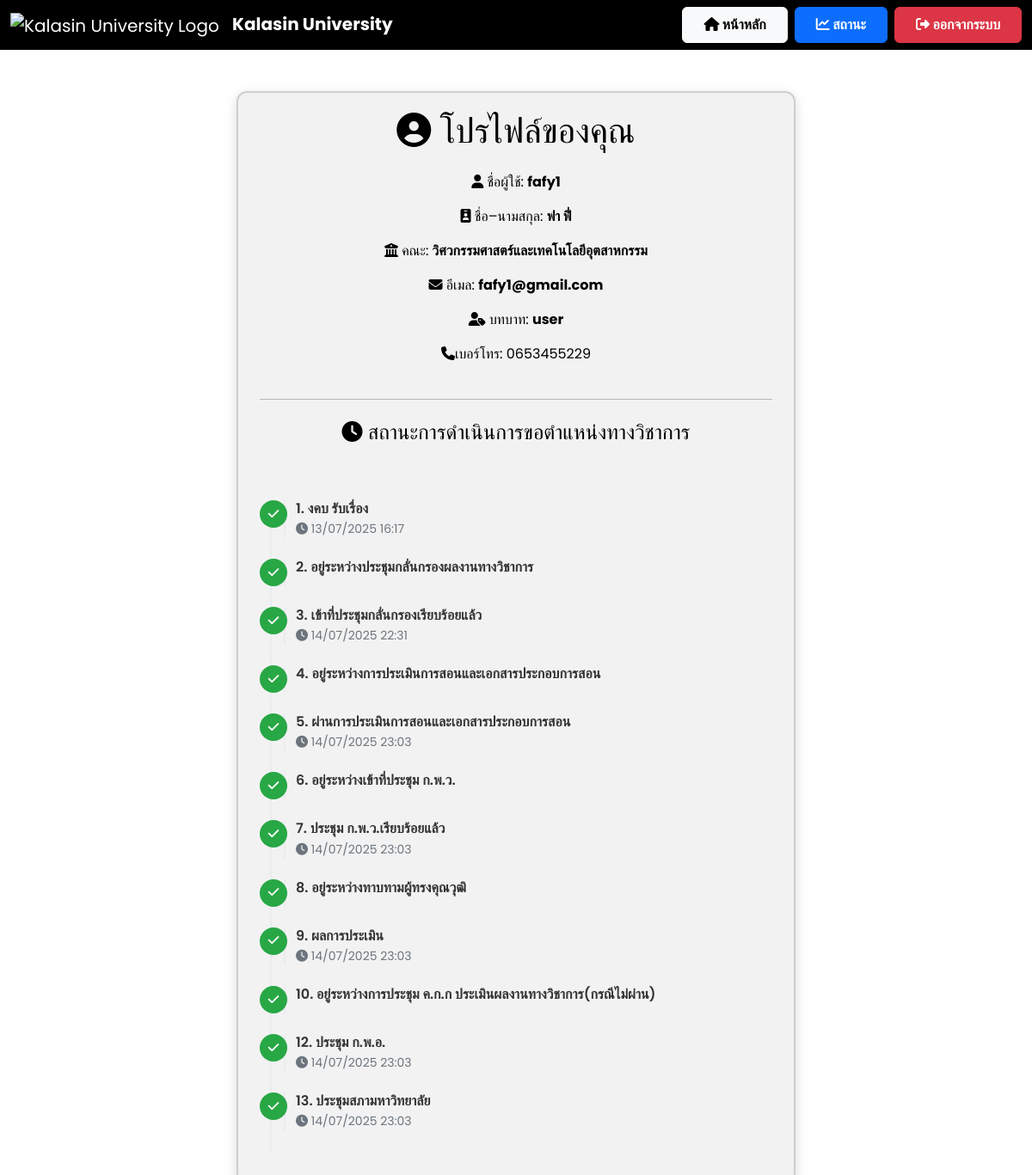
/status (signed in), run on the app's committed database.
### app.py (models this page shows)
class User(db.Model, UserMixin):
    __tablename__ = "user"
    id        = db.Column(db.Integer, primary_key=True)
    username  = db.Column(db.String(80),  unique=True, nullable=False)
    password  = db.Column(db.String(128), nullable=False)   # เก็บ hash ได้ยาว ๆ
    full_name = db.Column(db.String(150), nullable=False)
    first_name = db.Column(db.String(80))
    last_name  = db.Column(db.String(80))
    faculty    = db.Column(db.String(100), nullable=False)
    email      = db.Column(db.String(120), unique=True, nullable=False)
    role       = db.Column(db.String(20),  default="user")
    phone      = db.Column(db.String(20))   # 🆕 เพิ่มบรรทัดนี้
    requests = db.relationship(
        "AcademicRequest",
        backref="user",
        cascade="all, delete-orphan",
        lazy="dynamic"
    )
    workflow_steps = db.relationship(
        "WorkflowStep",
        backref="user",
        cascade="all, delete-orphan",
        lazy="dynamic"
    )

class WorkflowStep(db.Model):
    __tablename__ = "workflow_step"
    id        = db.Column(db.Integer, primary_key=True)
    user_id   = db.Column(
        db.Integer,
        db.ForeignKey("user.id", ondelete="CASCADE"),
        nullable=False
    )
    order_no  = db.Column(db.Integer)           # 1-13
    title     = db.Column(db.String(150))
    is_done   = db.Column(db.Boolean,  default=False)
    done_at   = db.Column(db.DateTime)
    comment   = db.Column(db.Text)
    is_visible = db.Column(db.Boolean, default=True)
    experts = db.relationship(
        "ExpertVote",
        backref="step",
        cascade="all, delete-orphan",
        lazy="dynamic"
    )

### app.py (the view)
@app.route('/status')
def status():
    user_id = session.get('user_id')
    if not user_id:
        return redirect(url_for('user_login'))
    user = User.query.get_or_404(user_id)
    ensure_workflow(user.id)
    recalc_after_vote(user.id)
    steps = (WorkflowStep.query
             .filter_by(user_id=user.id, is_visible=True)
             .order_by(WorkflowStep.order_no)
             .all())
    for st in steps:
        st.show_time = st.order_no in SHOW_TIME_STEPS
    faculty_map = {
        "engineering-industrial-tech": "วิศวกรรมศาสตร์และเทคโนโลยีอุตสาหกรรม",
        "science-health-tech":        "วิทยาศาสตร์และเทคโนโลยีสุขภาพ",
        "agri-tech":                  "เทคโนโลยีการเกษตร",
        "liberal-arts":               "ศิลปศาสตร์",
        "edu-innovation":             "ศึกษาศาสตร์และนวัตกรรมการศึกษา",
        "management-science":         "บริหารศาสตร์",
    }
    faculty_th = faculty_map.get(user.faculty, "ไม่ระบุคณะ")
    return render_template(
        "status.html",
        username=user.username,
        user=user,
        first_name=user.first_name,
        last_name=user.last_name,
        faculty=faculty_th,
        email=user.email,
        role=user.role,
        phone=user.phone,
        steps=steps   # ส่ง list[WorkflowStep] ที่มี st.show_time แล้ว
    )

### app.py (called while the page is built, shortened)
def ensure_workflow(user_id):
    if WorkflowStep.query.filter_by(user_id=user_id).first():
        return

@app.template_filter("th_time")
def th_time(dt, fmt="%d/%m/%Y %H:%M"):
    if not dt:
        return ""
    if dt.tzinfo is None:           # ← ถ้าเจอค่า naive
        dt = dt.replace(tzinfo=timezone.utc)
    th = pytz.timezone("Asia/Bangkok")
    return dt.astimezone(th).strftime(fmt)

### templates/status.html (shortened to what this page needs)
<!DOCTYPE html>
<html lang="th">
<head>
    <link href="https://cdn.jsdelivr.net/npm/bootstrap@5.3.3/dist/css/bootstrap.min.css" rel="stylesheet">
    <link rel="stylesheet" href="https://cdnjs.cloudflare.com/ajax/libs/font-awesome/6.4.2/css/all.min.css">
</head>
<body>
    <nav class="navbar navbar-expand-lg navbar-dark">
        <div class="container-fluid">
            <a class="navbar-brand" href="{{ url_for('user_dashboard') }}">
                <img src="https://upload.wikimedia.org/wikipedia/th/thumb/4/4e/Kalasin_University_Seal.svg/1200px-Kalasin_University_Seal.svg.png"
                     alt="Kalasin University Logo" style="height:50px;margin-right:10px;">
                <strong>Kalasin University</strong>
            </a>
            <div class="ms-auto d-flex">
                <a href="{{ url_for('user_dashboard') }}" class="btn btn-light fw-bold px-4 py-2 me-2">
                    <i class="fas fa-home"></i> หน้าหลัก
                </a>
                <a href="{{ url_for('status') }}" class="btn btn-primary fw-bold px-4 py-2 me-2">
                    <i class="fas fa-chart-line"></i> สถานะ
                </a>
                <a href="{{ url_for('logout') }}" class="btn btn-danger fw-bold px-4 py-2">
                    <i class="fas fa-sign-out-alt"></i> ออกจากระบบ
                </a>
            </div>
        </div>
    </nav>
    <div class="container mt-5">
        <div class="card text-center">
            <h1 class="mb-4"><i class="fas fa-user-circle"></i> โปรไฟล์ของคุณ</h1>
            <p><i class="fas fa-user"></i> ชื่อผู้ใช้: <strong>{{ username }}</strong></p>
            <p><i class="fas fa-id-badge"></i> ชื่อ–นามสกุล: <strong>{{ first_name }} {{ last_name }}</strong></p>
            <p><i class="fas fa-building-columns"></i> คณะ: <strong>{{ faculty }}</strong></p>
            <p><i class="fas fa-envelope"></i> อีเมล: <strong>{{ email }}</strong></p>
            <p><i class="fas fa-user-tag"></i> บทบาท: <strong>{{ role }}</strong></p>
            <p><i class="fa-solid fa-phone"></i>เบอร์โทร: {{ user.phone or 'ไม่ระบุ' }}</p>
{% set done_steps = steps | selectattr('is_done') | list %}
{% if done_steps %}
  <hr class="my-4">
  <h4 class="mb-3">
    <i class="fas fa-clock"></i> สถานะการดำเนินการขอตำแหน่งทางวิชาการ
  </h4>
  <ul class="timeline list-unstyled">
    {% for step in done_steps %}
      <li class="timeline-item">
        <span class="timeline-icon">
          <i class="fas fa-check"></i>
        </span>
        <div class="timeline-content">
          <h6>{{ step.order_no }}. {{ step.title }}</h6>
          {% if step.show_time and step.done_at %}
            <small class="time-text">
              <i class="fas fa-clock"></i> {{ step.done_at|th_time }}
            </small>
          {% endif %}
        </div>
      </li>
    {% endfor %}
  </ul>
{% endif %}
        </div>
    </div>
</body>
</html>

### templates/status.html (style rules this page uses)
body { font-family: 'Poppins', sans-serif; background: #ffffff; color: #000000; }
.navbar { background: #000000; }
.card { background: rgba(0, 0, 0, .05); color: #000; border-radius: 12px; padding: 20px 25px; border: 2px solid rgba(0, 0, 0, .15); box-shadow: 0 4px 14px rgba(0, 0, 0, .15); max-width: 650px; margin: auto; }
.timeline { position: relative; margin: 3rem 0 1rem; padding-left: 0; }
.timeline::before { content: ""; position: absolute; top: 0; bottom: 0; left: 12px; width: 2px; background: #e9ecef; }
.timeline-item { position: relative; display: flex; align-items: flex-start; margin-bottom: 1.5rem; }
.timeline-icon { flex: 0 0 32px; height: 32px; border-radius: 50%; background: #28a745; color: #fff; display: flex; align-items: center; justify-content: center; margin-right: 10px; font-size: 0.9rem; z-index: 1; }
.timeline-item::before { content: ""; position: absolute; top: 0; bottom: 0; left: 28px; width: 2px; background: #e9ecef; }
.timeline-content { flex: 1; color: #333; }
.timeline-content h6 { margin: 0 0 0.25rem; font-weight: 600; text-align: left; }
.time-text { display: block; margin-top: 0.25rem; font-size: 0.875rem; color: #6c757d; text-align: left; }

### data on the page
User: username "fafy1", first_name "ฟา", last_name "ฟี่", email "fafy1@gmail.com", role "user", phone "0653455229"
WorkflowStep: order_no "1", title "งคบ รับเรื่อง", done_at|th_time "13/07/2025 16:17"
WorkflowStep: order_no "2", title "อยู่ระหว่างประชุมกลั่นกรองผลงานทางวิชาการ"
WorkflowStep: order_no "3", title "เข้าที่ประชุมกลั่นกรองเรียบร้อยแล้ว", done_at|th_time "14/07/2025 22:31"
WorkflowStep: order_no "4", title "อยู่ระหว่างการประเมินการสอนและเอกสารประกอบการสอน"
WorkflowStep: order_no "5", title "ผ่านการประเมินการสอนและเอกสารประกอบการสอน", done_at|th_time "14/07/2025 23:03"
WorkflowStep: order_no "6", title "อยู่ระหว่างเข้าที่ประชุม ก.พ.ว."
WorkflowStep: order_no "7", title "ประชุม ก.พ.ว.เรียบร้อยแล้ว", done_at|th_time "14/07/2025 23:03"
WorkflowStep: order_no "8", title "อยู่ระหว่างทาบทามผู้ทรงคุณวุฒิ"
WorkflowStep: order_no "9", title "ผลการประเมิน", done_at|th_time "14/07/2025 23:03"
WorkflowStep: order_no "10", title "อยู่ระหว่างการประชุม ค.ก.ก ประเมินผลงานทางวิชาการ(กรณีไม่ผ่าน)"
WorkflowStep: order_no "12", title "ประชุม ก.พ.อ.", done_at|th_time "14/07/2025 23:03"
WorkflowStep: order_no "13", title "ประชุมสภามหาวิทยาลัย", done_at|th_time "14/07/2025 23:03"

### other printed values
{{ faculty }} "วิศวกรรมศาสตร์และเทคโนโลยีอุตสาหกรรม"
